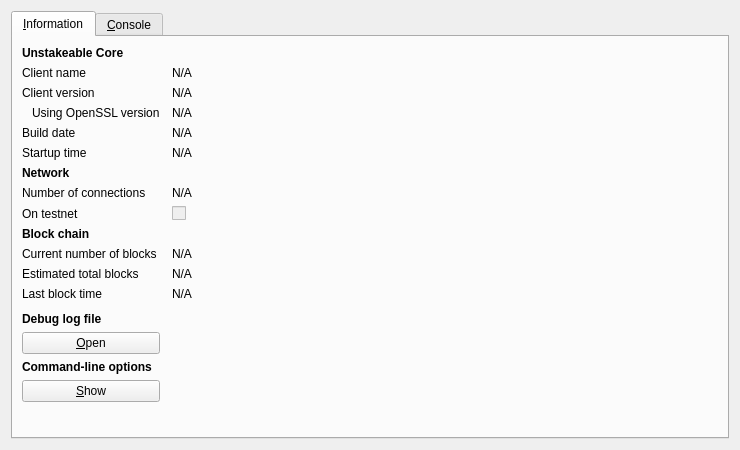
<?xml version="1.0" encoding="UTF-8"?>
<ui version="4.0">
 <class>RPCConsole</class>
 <widget class="QDialog" name="RPCConsole">
  <property name="geometry">
   <rect>
    <x>0</x>
    <y>0</y>
    <width>740</width>
    <height>450</height>
   </rect>
  </property>
  <property name="windowTitle">
   <string>Unstakeable - Debug window</string>
  </property>
  <layout class="QVBoxLayout" name="verticalLayout_2">
   <item>
    <widget class="QTabWidget" name="tabWidget">
     <property name="currentIndex">
      <number>0</number>
     </property>
     <widget class="QWidget" name="tab_info">
      <attribute name="title">
       <string>&amp;Information</string>
      </attribute>
      <layout class="QGridLayout" name="gridLayout" columnstretch="0,1">
       <property name="horizontalSpacing">
        <number>12</number>
       </property>
       <item row="0" column="0">
        <widget class="QLabel" name="label_9">
         <property name="font">
          <font>
           <weight>75</weight>
           <bold>true</bold>
          </font>
         </property>
         <property name="text">
          <string>Unstakeable Core</string>
         </property>
        </widget>
       </item>
       <item row="1" column="0">
        <widget class="QLabel" name="label_5">
         <property name="text">
          <string>Client name</string>
         </property>
        </widget>
       </item>
       <item row="1" column="1">
        <widget class="QLabel" name="clientName">
         <property name="cursor">
          <cursorShape>IBeamCursor</cursorShape>
         </property>
         <property name="text">
          <string>N/A</string>
         </property>
         <property name="textFormat">
          <enum>Qt::PlainText</enum>
         </property>
         <property name="textInteractionFlags">
          <set>Qt::LinksAccessibleByMouse|Qt::TextSelectableByKeyboard|Qt::TextSelectableByMouse</set>
         </property>
        </widget>
       </item>
       <item row="2" column="0">
        <widget class="QLabel" name="label_6">
         <property name="text">
          <string>Client version</string>
         </property>
        </widget>
       </item>
       <item row="2" column="1">
        <widget class="QLabel" name="clientVersion">
         <property name="cursor">
          <cursorShape>IBeamCursor</cursorShape>
         </property>
         <property name="text">
          <string>N/A</string>
         </property>
         <property name="textFormat">
          <enum>Qt::PlainText</enum>
         </property>
         <property name="textInteractionFlags">
          <set>Qt::LinksAccessibleByMouse|Qt::TextSelectableByKeyboard|Qt::TextSelectableByMouse</set>
         </property>
        </widget>
       </item>
       <item row="3" column="0">
        <widget class="QLabel" name="label_14">
         <property name="text">
          <string>Using OpenSSL version</string>
         </property>
         <property name="indent">
          <number>10</number>
         </property>
        </widget>
       </item>
       <item row="3" column="1">
        <widget class="QLabel" name="openSSLVersion">
         <property name="cursor">
          <cursorShape>IBeamCursor</cursorShape>
         </property>
         <property name="text">
          <string>N/A</string>
         </property>
         <property name="textFormat">
          <enum>Qt::PlainText</enum>
         </property>
         <property name="textInteractionFlags">
          <set>Qt::LinksAccessibleByMouse|Qt::TextSelectableByKeyboard|Qt::TextSelectableByMouse</set>
         </property>
        </widget>
       </item>
       <item row="4" column="0">
        <widget class="QLabel" name="label_12">
         <property name="text">
          <string>Build date</string>
         </property>
        </widget>
       </item>
       <item row="4" column="1">
        <widget class="QLabel" name="buildDate">
         <property name="cursor">
          <cursorShape>IBeamCursor</cursorShape>
         </property>
         <property name="text">
          <string>N/A</string>
         </property>
         <property name="textFormat">
          <enum>Qt::PlainText</enum>
         </property>
         <property name="textInteractionFlags">
          <set>Qt::LinksAccessibleByMouse|Qt::TextSelectableByKeyboard|Qt::TextSelectableByMouse</set>
         </property>
        </widget>
       </item>
       <item row="5" column="0">
        <widget class="QLabel" name="label_13">
         <property name="text">
          <string>Startup time</string>
         </property>
        </widget>
       </item>
       <item row="5" column="1">
        <widget class="QLabel" name="startupTime">
         <property name="cursor">
          <cursorShape>IBeamCursor</cursorShape>
         </property>
         <property name="text">
          <string>N/A</string>
         </property>
         <property name="textFormat">
          <enum>Qt::PlainText</enum>
         </property>
         <property name="textInteractionFlags">
          <set>Qt::LinksAccessibleByMouse|Qt::TextSelectableByKeyboard|Qt::TextSelectableByMouse</set>
         </property>
        </widget>
       </item>
       <item row="6" column="0">
        <widget class="QLabel" name="label_11">
         <property name="font">
          <font>
           <weight>75</weight>
           <bold>true</bold>
          </font>
         </property>
         <property name="text">
          <string>Network</string>
         </property>
        </widget>
       </item>
       <item row="7" column="0">
        <widget class="QLabel" name="label_7">
         <property name="text">
          <string>Number of connections</string>
         </property>
        </widget>
       </item>
       <item row="7" column="1">
        <widget class="QLabel" name="numberOfConnections">
         <property name="cursor">
          <cursorShape>IBeamCursor</cursorShape>
         </property>
         <property name="text">
          <string>N/A</string>
         </property>
         <property name="textFormat">
          <enum>Qt::PlainText</enum>
         </property>
         <property name="textInteractionFlags">
          <set>Qt::LinksAccessibleByMouse|Qt::TextSelectableByKeyboard|Qt::TextSelectableByMouse</set>
         </property>
        </widget>
       </item>
       <item row="8" column="0">
        <widget class="QLabel" name="label_8">
         <property name="text">
          <string>On testnet</string>
         </property>
        </widget>
       </item>
       <item row="8" column="1">
        <widget class="QCheckBox" name="isTestNet">
         <property name="enabled">
          <bool>false</bool>
         </property>
         <property name="text">
          <string/>
         </property>
        </widget>
       </item>
       <item row="9" column="0">
        <widget class="QLabel" name="label_10">
         <property name="font">
          <font>
           <weight>75</weight>
           <bold>true</bold>
          </font>
         </property>
         <property name="text">
          <string>Block chain</string>
         </property>
        </widget>
       </item>
       <item row="10" column="0">
        <widget class="QLabel" name="label_3">
         <property name="text">
          <string>Current number of blocks</string>
         </property>
        </widget>
       </item>
       <item row="10" column="1">
        <widget class="QLabel" name="numberOfBlocks">
         <property name="cursor">
          <cursorShape>IBeamCursor</cursorShape>
         </property>
         <property name="text">
          <string>N/A</string>
         </property>
         <property name="textFormat">
          <enum>Qt::PlainText</enum>
         </property>
         <property name="textInteractionFlags">
          <set>Qt::LinksAccessibleByMouse|Qt::TextSelectableByKeyboard|Qt::TextSelectableByMouse</set>
         </property>
        </widget>
       </item>
       <item row="11" column="0">
        <widget class="QLabel" name="label_4">
         <property name="text">
          <string>Estimated total blocks</string>
         </property>
        </widget>
       </item>
       <item row="11" column="1">
        <widget class="QLabel" name="totalBlocks">
         <property name="cursor">
          <cursorShape>IBeamCursor</cursorShape>
         </property>
         <property name="text">
          <string>N/A</string>
         </property>
         <property name="textFormat">
          <enum>Qt::PlainText</enum>
         </property>
         <property name="textInteractionFlags">
          <set>Qt::LinksAccessibleByMouse|Qt::TextSelectableByKeyboard|Qt::TextSelectableByMouse</set>
         </property>
        </widget>
       </item>
       <item row="12" column="0">
        <widget class="QLabel" name="label_2">
         <property name="text">
          <string>Last block time</string>
         </property>
        </widget>
       </item>
       <item row="12" column="1">
        <widget class="QLabel" name="lastBlockTime">
         <property name="cursor">
          <cursorShape>IBeamCursor</cursorShape>
         </property>
         <property name="text">
          <string>N/A</string>
         </property>
         <property name="textFormat">
          <enum>Qt::PlainText</enum>
         </property>
         <property name="textInteractionFlags">
          <set>Qt::LinksAccessibleByMouse|Qt::TextSelectableByKeyboard|Qt::TextSelectableByMouse</set>
         </property>
        </widget>
       </item>
       <item row="13" column="0">
        <spacer name="verticalSpacer_2">
         <property name="orientation">
          <enum>Qt::Vertical</enum>
         </property>
         <property name="sizeHint" stdset="0">
          <size>
           <width>20</width>
           <height>20</height>
          </size>
         </property>
        </spacer>
       </item>
       <item row="14" column="0">
        <widget class="QLabel" name="labelDebugLogfile">
         <property name="font">
          <font>
           <weight>75</weight>
           <bold>true</bold>
          </font>
         </property>
         <property name="text">
          <string>Debug log file</string>
         </property>
        </widget>
       </item>
       <item row="15" column="0">
        <widget class="QPushButton" name="openDebugLogfileButton">
         <property name="toolTip">
          <string>Open the Unstakeable debug log file from the current data directory. This can take a few seconds for large log files.</string>
         </property>
         <property name="text">
          <string>&amp;Open</string>
         </property>
         <property name="autoDefault">
          <bool>false</bool>
         </property>
        </widget>
       </item>
       <item row="16" column="0">
        <widget class="QLabel" name="labelCLOptions">
         <property name="font">
          <font>
           <weight>75</weight>
           <bold>true</bold>
          </font>
         </property>
         <property name="text">
          <string>Command-line options</string>
         </property>
        </widget>
       </item>
       <item row="17" column="0">
        <widget class="QPushButton" name="showCLOptionsButton">
         <property name="toolTip">
          <string>Show the Unstakeable-Qt help message to get a list with possible Unstakeable command-line options.</string>
         </property>
         <property name="text">
          <string>&amp;Show</string>
         </property>
         <property name="autoDefault">
          <bool>false</bool>
         </property>
        </widget>
       </item>
       <item row="18" column="0">
        <spacer name="verticalSpacer">
         <property name="orientation">
          <enum>Qt::Vertical</enum>
         </property>
         <property name="sizeHint" stdset="0">
          <size>
           <width>20</width>
           <height>40</height>
          </size>
         </property>
        </spacer>
       </item>
      </layout>
     </widget>
     <widget class="QWidget" name="tab_console">
      <attribute name="title">
       <string>&amp;Console</string>
      </attribute>
      <layout class="QVBoxLayout" name="verticalLayout_3">
       <property name="spacing">
        <number>3</number>
       </property>
       <item>
        <widget class="QTextEdit" name="messagesWidget">
         <property name="minimumSize">
          <size>
           <width>0</width>
           <height>100</height>
          </size>
         </property>
         <property name="readOnly">
          <bool>true</bool>
         </property>
         <property name="tabKeyNavigation" stdset="0">
          <bool>false</bool>
         </property>
         <property name="columnCount" stdset="0">
          <number>2</number>
         </property>
        </widget>
       </item>
       <item>
        <layout class="QHBoxLayout" name="horizontalLayout">
         <property name="spacing">
          <number>3</number>
         </property>
         <item>
          <widget class="QLabel" name="label">
           <property name="text">
            <string notr="true">&gt;</string>
           </property>
          </widget>
         </item>
         <item>
          <widget class="QLineEdit" name="lineEdit"/>
         </item>
         <item>
          <widget class="QPushButton" name="clearButton">
           <property name="maximumSize">
            <size>
             <width>24</width>
             <height>24</height>
            </size>
           </property>
           <property name="toolTip">
            <string>Clear console</string>
           </property>
           <property name="text">
            <string/>
           </property>
           <property name="icon">
            <iconset resource="../bitcoin.qrc">
             <normaloff>:/icons/remove</normaloff>:/icons/remove</iconset>
           </property>
           <property name="shortcut">
            <string notr="true">Ctrl+L</string>
           </property>
           <property name="autoDefault">
            <bool>false</bool>
           </property>
          </widget>
         </item>
        </layout>
       </item>
      </layout>
     </widget>
    </widget>
   </item>
  </layout>
 </widget>
 <resources>
  <include location="../bitcoin.qrc"/>
 </resources>
 <connections/>
</ui>
